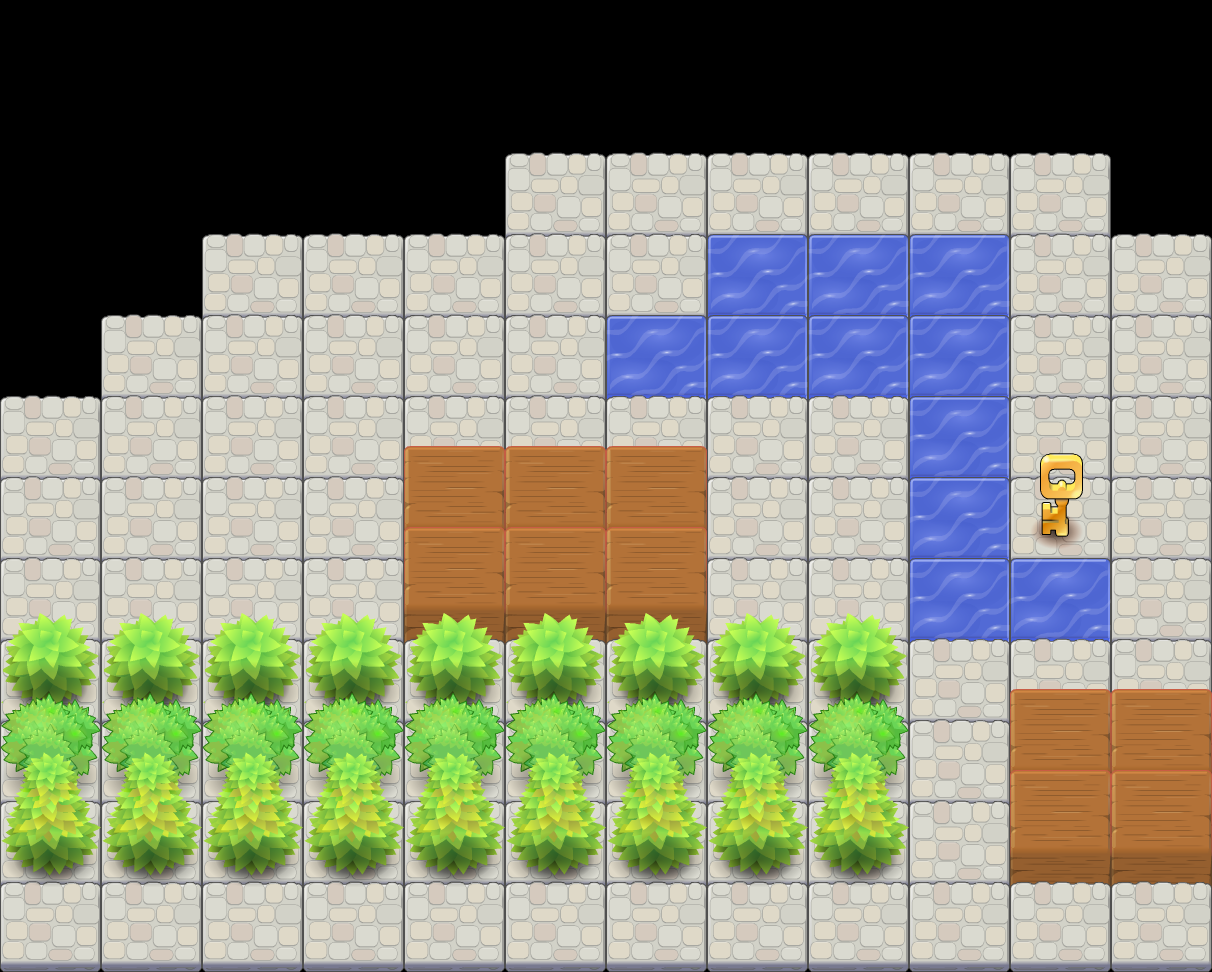

Tiled map render using the project's own tile images. Description and the map definition, with tile-layer contents summarised, below:
An orthogonal 12x12 tile map with 101x81 px tiles, 4 tile layers (grass, trees4, trees3, trees2).

<map version="1.0" orientation="orthogonal" renderorder="right-down" width="12" height="12" tilewidth="101" tileheight="81" nextobjectid="1">
 <tileset firstgid="1" name="Untitled" tilewidth="101" tileheight="171" spacing="2" margin="2">
  <image source="ortho-test1.png" width="1024" height="1024" />
 </tileset>
 <layer name="grass" width="12" height="12">
  <data>[144 cells, 111 non-empty, 3 distinct tile ids]</data>
 </layer>
 <layer name="trees4" width="12" height="12">
  <data>[144 cells, 10 non-empty, 2 distinct tile ids]</data>
 </layer>
 <layer name="trees3" width="12" height="12">
  <data>[144 cells, 9 non-empty, 1 distinct tile ids]</data>
 </layer>
 <layer name="trees2" width="12" height="12">
  <data>[144 cells, 9 non-empty, 1 distinct tile ids]</data>
 </layer>
</map>